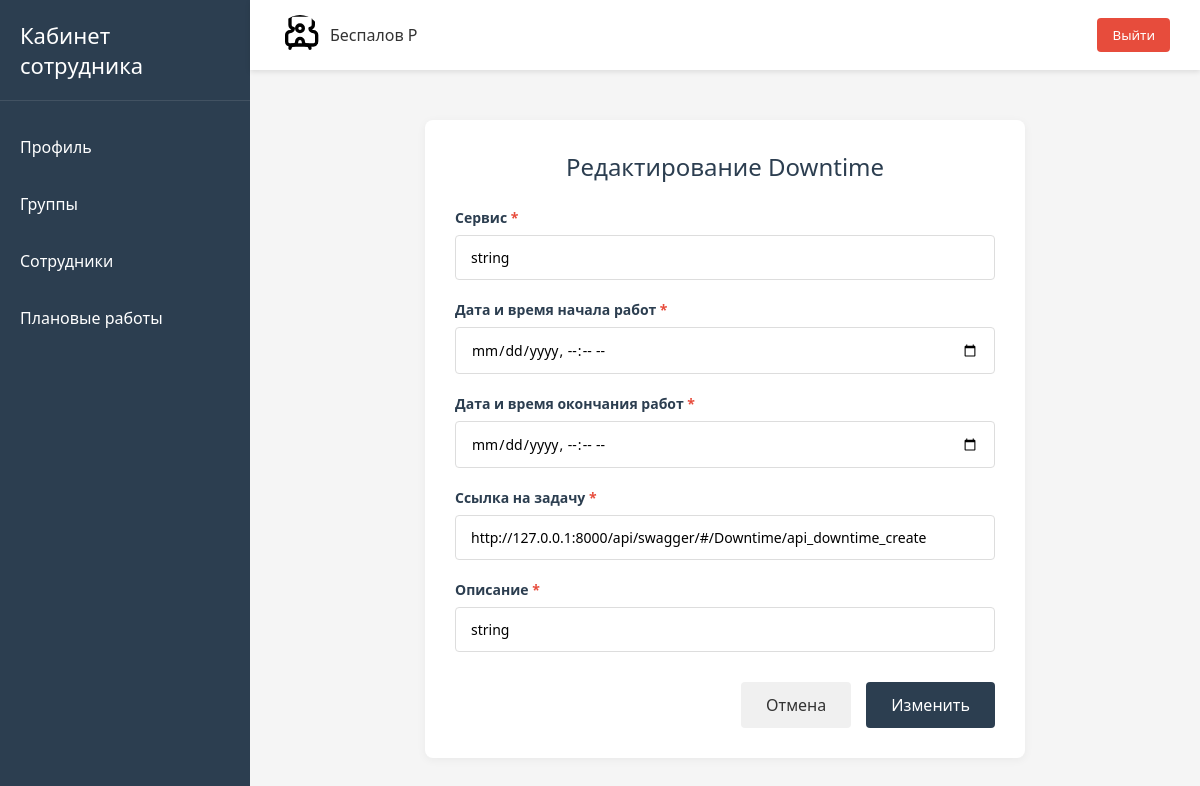
Page /downtime/36/edit/ (signed in) on the committed database.
### users/models.py (models this page shows, shortened)
class User(AbstractUser):
    email = models.EmailField("Email", unique=True)
    job_title = models.CharField("Должность", max_length=100)
    personnel_number = models.CharField(
        "Табельный номер",
        max_length=20,
        unique=True
    )
    group_job = models.ManyToManyField(
        "GroupJob",
        verbose_name="Группа сотрудника",
        related_name="users"
    )
    is_main = models.BooleanField("Босс этой качалки", default=False)
    USERNAME_FIELD = "username"
    REQUIRED_FIELDS = []
    objects = CustomUserManager()

### downtimes/models.py (models this page shows, shortened)
class Downtime(models.Model):
    service = models.CharField("Сервис", max_length=50)
    start_downtime = models.DateTimeField(
        "Дата и время начала работ",
        validators=(check_date,)
    )
    end_downtime = models.DateTimeField(
        "Дата и время окончания работ",
        validators=(check_date,)
    )
    gsma_employee = models.ForeignKey(
        User,
        on_delete=models.SET_NULL,
        null=True,
        related_name="downtimes",
        verbose_name="Сотрудник от ГСМАиЦП"
    )
    link_task = models.URLField("Ссылка на задачу", max_length=150)
    description = models.TextField("Описание")
    created_at = models.DateTimeField(
        "Дата создания записи",
        auto_now_add=True
    )
    class Meta:
        verbose_name = "Проведение работ на сервисе"
        verbose_name_plural = "Проведение работ на сервисе"
        ordering = ("start_downtime",)
        constraints = [
            models.UniqueConstraint(
                fields=[
                    "gsma_employee",
                    "service",
                    "start_downtime",
                    "end_downtime"
                ],
                name='unique_downtime'
            )
        ]

### downtimes/views.py (the view, shortened to what this page needs)
@login_required
def edit_downtimes(request, id):
    downtime = get_object_or_404(Downtime, id=id)
    form = DowntimeForm(request.POST or None, instance=downtime)
    context = {
        "form": form,
        "downtime": downtime
    }
    return render(request, "downtime/added_downtime.html", context)

### downtimes/forms.py
class DowntimeForm(forms.ModelForm):
    class Meta:
        model = Downtime
        fields = (
            "service",
            "start_downtime",
            "end_downtime",
            "link_task",
            "description"
        )
        widgets = {
            "start_downtime": forms.DateTimeInput(
                format='%Y-%m-%d %H:%M',
                attrs={'type': 'datetime-local'}
            ),
            "end_downtime": forms.DateTimeInput(
                format='%Y-%m-%d %H:%M',
                attrs={'type': 'datetime-local'}
            )
        }

### templates/downtime/added_downtime.html (shortened to what this page needs)
{% extends "base.html" %}
{% load static %}
{% block content %}
<div class="downtimes-container">
    <div class="downtime-form-container">
        {% if "/edit/" in request.path %}
            <h1 class="form-title">Редактирование Downtime</h1>
        {% else %}
            <h1 class="form-title">Добавление Downtime</h1>
        {% endif %}
        <form method="post" class="downtime-form">
            {% for field in form %}
            <div class="form-group {% if field.errors %}has-error{% endif %}">
                <label for="{{ field.id_for_label }}" class="form-label">
                    {{ field.label }}
                    {% if field.field.required %}<span style="color: #e74c3c;">*</span>{% endif %}
                </label>
                {% if field.field.widget.input_type == 'select' %}
                    <select name="{{ field.name }}" id="{{ field.id_for_label }}" class="form-select">
                        {% for choice in field.field.choices %}
                            <option value="{{ choice.0 }}" {% if field.value == choice.0 %}selected{% endif %}>
                                {{ choice.1 }}
                            </option>
                        {% endfor %}
                    </select>
                {% elif field.field.widget.input_type == 'textarea' %}
                    <textarea name="{{ field.name }}" id="{{ field.id_for_label }}" class="form-textarea"
                              placeholder="{{ field.field.widget.attrs.placeholder|default:'' }}">{{ field.value|default:'' }}</textarea>
                {% elif field.field.widget.input_type == 'datetime-local' %}
                    <input type="datetime-local" name="{{ field.name }}" id="{{ field.id_for_label }}"
                           class="form-input" value="{{ field.value|default:'' }}">
                {% else %}
                    <input type="{{ field.field.widget.input_type }}" name="{{ field.name }}"
                           id="{{ field.id_for_label }}" class="form-input"
                           value="{{ field.value|default:'' }}"
                           placeholder="{{ field.field.widget.attrs.placeholder|default:'' }}">
                {% endif %}
            </div>
            {% endfor %}
            <div class="form-actions">
                <a href="{% url 'downtimes:downtime' %}" class="cancel-btn">Отмена</a>
                {% if "/edit/" in request.path %}
                    <button type="submit" class="submit-btn">Изменить</button>
                {% else %}
                    <button type="submit" class="submit-btn">Добавить</button>
                {% endif %}
            </div>
        </form>
    </div>
</div>
{% endblock %}

### templates/header.html (shortened to what this page needs)
<header class="header">
    <div class="user-info">
        <img alt="User">
        <span>{{ user.last_name }} {{ user.first_name|slice:":1" }}</span>
    </div>
    <form action="{% url 'users:logout' %}" method="post" class="logout-form">
        <button class="logout-btn">Выйти</button>
    </form>
</header>

### static/css/main.css (style rules this page uses)
* { margin: 0; padding: 0; box-sizing: border-box; font-family: 'Segoe UI', Tahoma, Geneva, Verdana, sans-serif; }
body { display: flex; min-height: 100vh; background-color: #f5f5f5; color: #333; }

### static/css/header.css (style rules this page uses)
.header { background-color: white; padding: 15px 30px; display: flex; justify-content: space-between; align-items: center; box-shadow: 0 2px 5px rgba(0, 0, 0, 0.1); }
.user-info { display: flex; align-items: center; }
.user-info img { width: 40px; height: 40px; border-radius: 50%; margin-right: 10px; object-fit: cover; }
.logout-btn { background-color: #e74c3c; color: white; border: none; padding: 8px 15px; border-radius: 4px; cursor: pointer; transition: background-color 0.3s; }

### static/css/downtime.css (style rules this page uses)
.downtimes-container { max-width: 1200px; margin: 0 auto; padding: 20px; }
.downtime-form-container { max-width: 600px; margin: 0 auto; background-color: white; border-radius: 8px; padding: 30px; box-shadow: 0 2px 10px rgba(0, 0, 0, 0.05); }
.form-title { color: #2c3e50; font-weight: 500; margin-bottom: 25px; text-align: center; }
.downtime-form { display: flex; flex-direction: column; gap: 20px; }
.form-group { display: flex; flex-direction: column; gap: 8px; }
.form-label { font-weight: 600; color: #2c3e50; font-size: 14px; }
.form-input, .form-select, .form-textarea { padding: 12px 15px; border: 1px solid #ddd; border-radius: 4px; font-size: 14px; transition: border-color 0.3s; font-family: inherit; }
.form-actions { display: flex; gap: 15px; justify-content: flex-end; margin-top: 10px; }
.submit-btn { background-color: #2c3e50; color: white; padding: 12px 25px; border: none; border-radius: 4px; font-size: 16px; cursor: pointer; transition: background-color 0.3s; }
.cancel-btn { background-color: #f0f0f0; color: #333; padding: 12px 25px; border: none; border-radius: 4px; font-size: 16px; cursor: pointer; text-decoration: none; text-align: center; transition: background-color 0.3s; }

### rows in the picture
User: last_name "Беспалов", first_name "Р"
Downtime: service "string" "http://127.0.0.1:8000/api/swagger/#/Downtime/api_downtime_create" "string"

### other values in the picture
{{ field.label }} "Сервис" "Дата и время начала работ" "Дата и время окончания работ" "Ссылка на задачу" "Описание"
